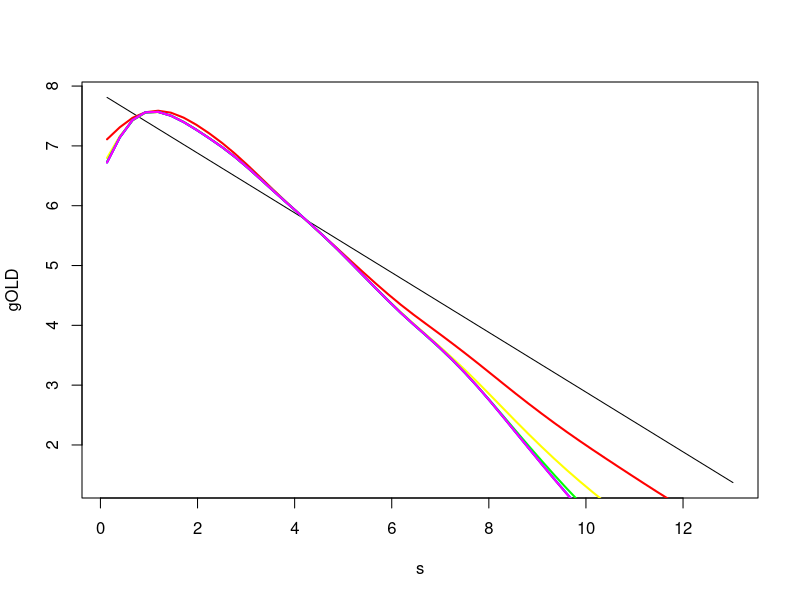
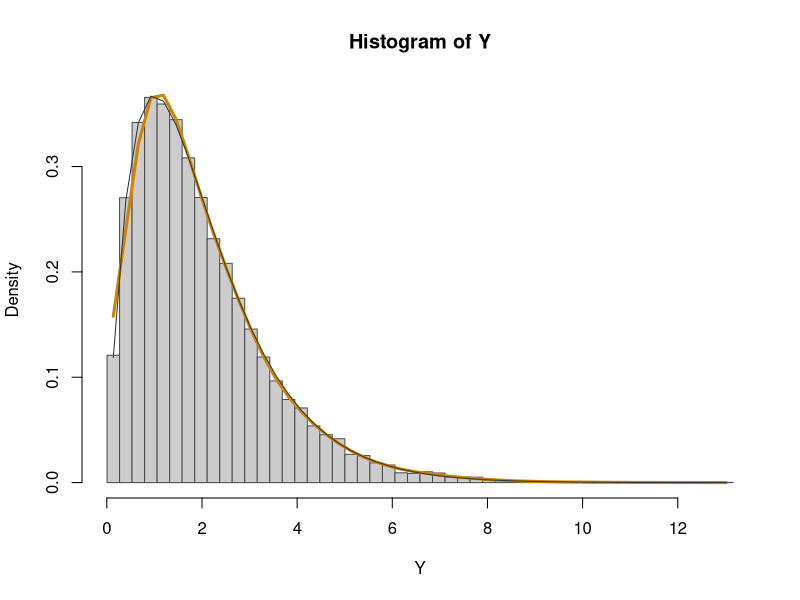
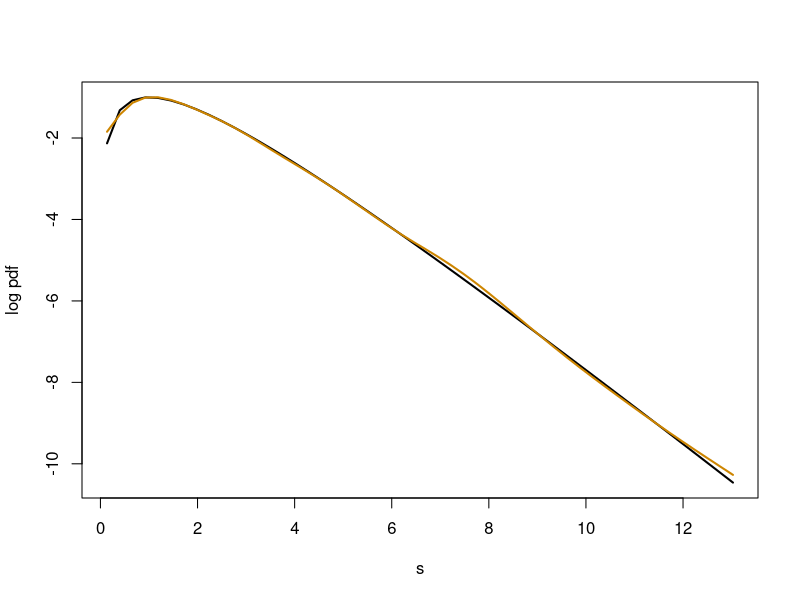

Write R code to recreate these figures, in order.
#example of a log histo spline
suppressMessages(library( fields))
# gamma sample
set.seed( 223)
# random sample gamma distribution 
  Y<- rgamma( 20000, shape=2, rate=1.0)
# 50 bins in Histogram
  N<-50
# histogram breakpoints
  brk <- seq( min(Y), max(Y),length.out= (N+1) )
  delta<- brk[2]- brk[1]
  
# in this example  s are histogram bin midpoints
# and the response are the counts in each bin (OK if som e are zero)
  s<- (brk[1:N] + brk[2:(N+1)])/2
# counts in bins
  y <- hist(Y, breaks = brk, plot = FALSE)$counts
  
#################################################################################
## method will be valid for any case with locations s and Possion counts, y
## note that the Tps method here will automatically handle fitting a 2D, 3D surface. 
## This example fixes the degrees of freedom but in practice this will need to be chosen 
## e.g. by CV or something else. 
################################################################################
  
# fit a GLM model to use for starting values
  glmFit<- glm(y ~ s, family = poisson())
  lambda<- .01
# starting value (this does not need to be a GLM estimate but need to be positive)
# poorer estimates may not give convergence. 
  gOLD<-  predict( glmFit)
# plot interates
  plot( s, gOLD, type="l", col=1)
  coltab<-rainbow(6)
  for( I in 1:6){
    fHat <- exp(gOLD)
    z <- c(y - fHat)/fHat + gOLD 
    weights<- c(fHat)
    TpsObj <-  suppressWarnings(
      Tps( s,z, weights=weights,lambda=lambda, give.warnings=FALSE,
           df = 10)
      )
    gNEW<- c(predict( TpsObj))
    testTol <- sqrt(mean((gNEW - gOLD)^2)/mean(gOLD^2))
    cat( I, testTol, fill=TRUE)
    gOLD<- gNEW
# add new estimate
    lines( s, gNEW, col=coltab[I], lwd=2)
}
# approximate GCV at convergence 
  
  GCV<- mean( TpsObj$residuals^2)/ (1-TpsObj$eff.df/N )^2
  
# plot the estimated density  
  fHat<- exp( gNEW)
# normalize from counts to probabiliy
  fHat<- fHat/ (sum(fHat)*delta)


  hist( Y, breaks=brk, prob=TRUE, col="grey80", border="grey30")
  lines( s, fHat, col="orange3", lwd=3)
  
  lines( s, dgamma(s,shape=2, rate=1.0), col="grey20", lwd=1 ) 
  
  # look at the tails
  plot( s, log( dgamma( s, shape=2.0)), type="l",
        lwd=2,
        ylab="log pdf")
  lines( s, log(fHat), col="orange3", lwd=2)
  
